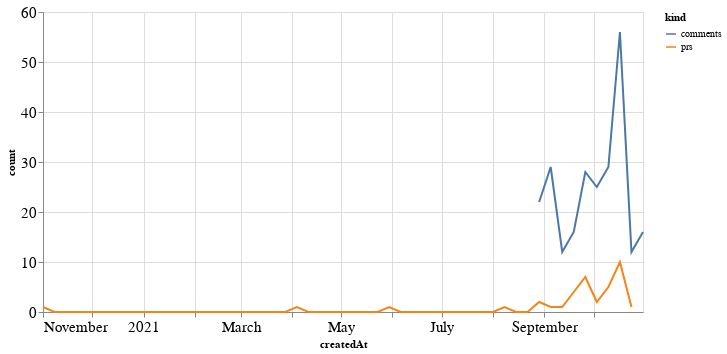

The code cell stored with this chart in its notebook:
### Code cell
alt.Chart(total_time, width=600).mark_line().encode(
    x='createdAt',
    y='count',
    color='kind'
)

### Figure 1 — Vega-Lite specification as saved in the notebook (floating-point values rounded to 4 significant figures)
{"config": {"axisLeft": {"labelFontSize": 15}, "axisBottom": {"labelFontSize": 15}}, "data": {"name": "data-ea028e556fa25b5542d51190bfa8287d"}, "mark": "line", "encoding": {"color": {"type": "nominal", "field": "kind"}, "x": {"type": "temporal", "field": "createdAt"}, "y": {"type": "quantitative", "field": "count"}}, "width": 600, "$schema": "https://vega.github.io/schema/vega-lite/v4.8.1.json", "datasets": {"data-ea028e556fa25b5542d51190bfa8287d": [{"createdAt": "2020-11-01T00:00:00", "kind": "prs", "count": 1.0}, {"createdAt": "2020-11-08T00:00:00", "kind": "prs", "count": 0.0}, {"createdAt": "2020-11-15T00:00:00", "kind": "prs", "count": 0.0}, {"createdAt": "2020-11-22T00:00:00", "kind": "prs", "count": 0.0}, {"createdAt": "2020-11-29T00:00:00", "kind": "prs", "count": 0.0}, {"createdAt": "2020-12-06T00:00:00", "kind": "prs", "count": 0.0}, {"createdAt": "2020-12-13T00:00:00", "kind": "prs", "count": 0.0}, {"createdAt": "2020-12-20T00:00:00", "kind": "prs", "count": 0.0}, {"createdAt": "2020-12-27T00:00:00", "kind": "prs", "count": 0.0}, {"createdAt": "2021-01-03T00:00:00", "kind": "prs", "count": 0.0}, {"createdAt": "2021-01-10T00:00:00", "kind": "prs", "count": 0.0}, {"createdAt": "2021-01-17T00:00:00", "kind": "prs", "count": 0.0}, {"createdAt": "2021-01-24T00:00:00", "kind": "prs", "count": 0.0}, {"createdAt": "2021-01-31T00:00:00", "kind": "prs", "count": 0.0}, {"createdAt": "2021-02-07T00:00:00", "kind": "prs", "count": 0.0}, {"createdAt": "2021-02-14T00:00:00", "kind": "prs", "count": 0.0}, {"createdAt": "2021-02-21T00:00:00", "kind": "prs", "count": 0.0}, {"createdAt": "2021-02-28T00:00:00", "kind": "prs", "count": 0.0}, {"createdAt": "2021-03-07T00:00:00", "kind": "prs", "count": 0.0}, {"createdAt": "2021-03-14T00:00:00", "kind": "prs", "count": 0.0}, {"createdAt": "2021-03-21T00:00:00", "kind": "prs", "count": 0.0}, {"createdAt": "2021-03-28T00:00:00", "kind": "prs", "count": 0.0}, {"createdAt": "2021-04-04T00:00:00", "kind": "prs", "count": 1.0}, {"createdAt": "2021-04-11T00:00:00", "kind": "prs", "count": 0.0}, {"createdAt": "2021-04-18T00:00:00", "kind": "prs", "count": 0.0}, {"createdAt": "2021-04-25T00:00:00", "kind": "prs", "count": 0.0}, {"createdAt": "2021-05-02T00:00:00", "kind": "prs", "count": 0.0}, {"createdAt": "2021-05-09T00:00:00", "kind": "prs", "count": 0.0}, {"createdAt": "2021-05-16T00:00:00", "kind": "prs", "count": 0.0}, {"createdAt": "2021-05-23T00:00:00", "kind": "prs", "count": 0.0}, {"createdAt": "2021-05-30T00:00:00", "kind": "prs", "count": 1.0}, {"createdAt": "2021-06-06T00:00:00", "kind": "prs", "count": 0.0}, {"createdAt": "2021-06-13T00:00:00", "kind": "prs", "count": 0.0}, {"createdAt": "2021-06-20T00:00:00", "kind": "prs", "count": 0.0}, {"createdAt": "2021-06-27T00:00:00", "kind": "prs", "count": 0.0}, {"createdAt": "2021-07-04T00:00:00", "kind": "prs", "count": 0.0}, {"createdAt": "2021-07-11T00:00:00", "kind": "prs", "count": 0.0}, {"createdAt": "2021-07-18T00:00:00", "kind": "prs", "count": 0.0}, {"createdAt": "2021-07-25T00:00:00", "kind": "prs", "count": 0.0}, {"createdAt": "2021-08-01T00:00:00", "kind": "prs", "count": 0.0}, {"createdAt": "2021-08-08T00:00:00", "kind": "prs", "count": 1.0}, {"createdAt": "2021-08-15T00:00:00", "kind": "prs", "count": 0.0}, {"createdAt": "2021-08-22T00:00:00", "kind": "prs", "count": 0.0}, {"createdAt": "2021-08-29T00:00:00", "kind": "prs", "count": 2.0}, {"createdAt": "2021-09-05T00:00:00", "kind": "prs", "count": 1.0}, {"createdAt": "2021-09-12T00:00:00", "kind": "prs", "count": 1.0}, {"createdAt": "2021-09-19T00:00:00", "kind": "prs", "count": 4.0}, {"createdAt": "2021-09-26T00:00:00", "kind": "prs", "count": 7.0}, {"createdAt": "2021-10-03T00:00:00", "kind": "prs", "count": 2.0}, {"createdAt": "2021-10-10T00:00:00", "kind": "prs", "count": 5.0}, {"createdAt": "2021-10-17T00:00:00", "kind": "prs", "count": 10.0}, {"createdAt": "2021-10-24T00:00:00", "kind": "prs", "count": 1.0}, {"createdAt": "2021-10-31T00:00:00", "kind": "prs", "count": null}, {"createdAt": "2020-11-01T00:00:00", "kind": "comments", "count": null}, {"createdAt": "2020-11-08T00:00:00", "kind": "comments", "count": null}, {"createdAt": "2020-11-15T00:00:00", "kind": "comments", "count": null}, {"createdAt": "2020-11-22T00:00:00", "kind": "comments", "count": null}, {"createdAt": "2020-11-29T00:00:00", "kind": "comments", "count": null}, {"createdAt": "2020-12-06T00:00:00", "kind": "comments", "count": null}, {"createdAt": "2020-12-13T00:00:00", "kind": "comments", "count": null}, {"createdAt": "2020-12-20T00:00:00", "kind": "comments", "count": null}, {"createdAt": "2020-12-27T00:00:00", "kind": "comments", "count": null}, {"createdAt": "2021-01-03T00:00:00", "kind": "comments", "count": null}, {"createdAt": "2021-01-10T00:00:00", "kind": "comments", "count": null}, {"createdAt": "2021-01-17T00:00:00", "kind": "comments", "count": null}, {"createdAt": "2021-01-24T00:00:00", "kind": "comments", "count": null}, {"createdAt": "2021-01-31T00:00:00", "kind": "comments", "count": null}, {"createdAt": "2021-02-07T00:00:00", "kind": "comments", "count": null}, {"createdAt": "2021-02-14T00:00:00", "kind": "comments", "count": null}, {"createdAt": "2021-02-21T00:00:00", "kind": "comments", "count": null}, {"createdAt": "2021-02-28T00:00:00", "kind": "comments", "count": null}, {"createdAt": "2021-03-07T00:00:00", "kind": "comments", "count": null}, {"createdAt": "2021-03-14T00:00:00", "kind": "comments", "count": null}, {"createdAt": "2021-03-21T00:00:00", "kind": "comments", "count": null}, {"createdAt": "2021-03-28T00:00:00", "kind": "comments", "count": null}, {"createdAt": "2021-04-04T00:00:00", "kind": "comments", "count": null}, {"createdAt": "2021-04-11T00:00:00", "kind": "comments", "count": null}, {"createdAt": "2021-04-18T00:00:00", "kind": "comments", "count": null}, {"createdAt": "2021-04-25T00:00:00", "kind": "comments", "count": null}, {"createdAt": "2021-05-02T00:00:00", "kind": "comments", "count": null}, {"createdAt": "2021-05-09T00:00:00", "kind": "comments", "count": null}, {"createdAt": "2021-05-16T00:00:00", "kind": "comments", "count": null}, {"createdAt": "2021-05-23T00:00:00", "kind": "comments", "count": null}, {"createdAt": "2021-05-30T00:00:00", "kind": "comments", "count": null}, {"createdAt": "2021-06-06T00:00:00", "kind": "comments", "count": null}, {"createdAt": "2021-06-13T00:00:00", "kind": "comments", "count": null}, {"createdAt": "2021-06-20T00:00:00", "kind": "comments", "count": null}, {"createdAt": "2021-06-27T00:00:00", "kind": "comments", "count": null}, {"createdAt": "2021-07-04T00:00:00", "kind": "comments", "count": null}, {"createdAt": "2021-07-11T00:00:00", "kind": "comments", "count": null}, {"createdAt": "2021-07-18T00:00:00", "kind": "comments", "count": null}, {"createdAt": "2021-07-25T00:00:00", "kind": "comments", "count": null}, {"createdAt": "2021-08-01T00:00:00", "kind": "comments", "count": null}, {"createdAt": "2021-08-08T00:00:00", "kind": "comments", "count": null}, {"createdAt": "2021-08-15T00:00:00", "kind": "comments", "count": null}, {"createdAt": "2021-08-22T00:00:00", "kind": "comments", "count": null}, {"createdAt": "2021-08-29T00:00:00", "kind": "comments", "count": 22.0}, {"createdAt": "2021-09-05T00:00:00", "kind": "comments", "count": 29.0}, {"createdAt": "2021-09-12T00:00:00", "kind": "comments", "count": 12.0}, {"createdAt": "2021-09-19T00:00:00", "kind": "comments", "count": 16.0}, {"createdAt": "2021-09-26T00:00:00", "kind": "comments", "count": 28.0}, {"createdAt": "2021-10-03T00:00:00", "kind": "comments", "count": 25.0}, {"createdAt": "2021-10-10T00:00:00", "kind": "comments", "count": 29.0}, {"createdAt": "2021-10-17T00:00:00", "kind": "comments", "count": 56.0}, {"createdAt": "2021-10-24T00:00:00", "kind": "comments", "count": 12.0}, {"createdAt": "2021-10-31T00:00:00", "kind": "comments", "count": 16.0}]}}
